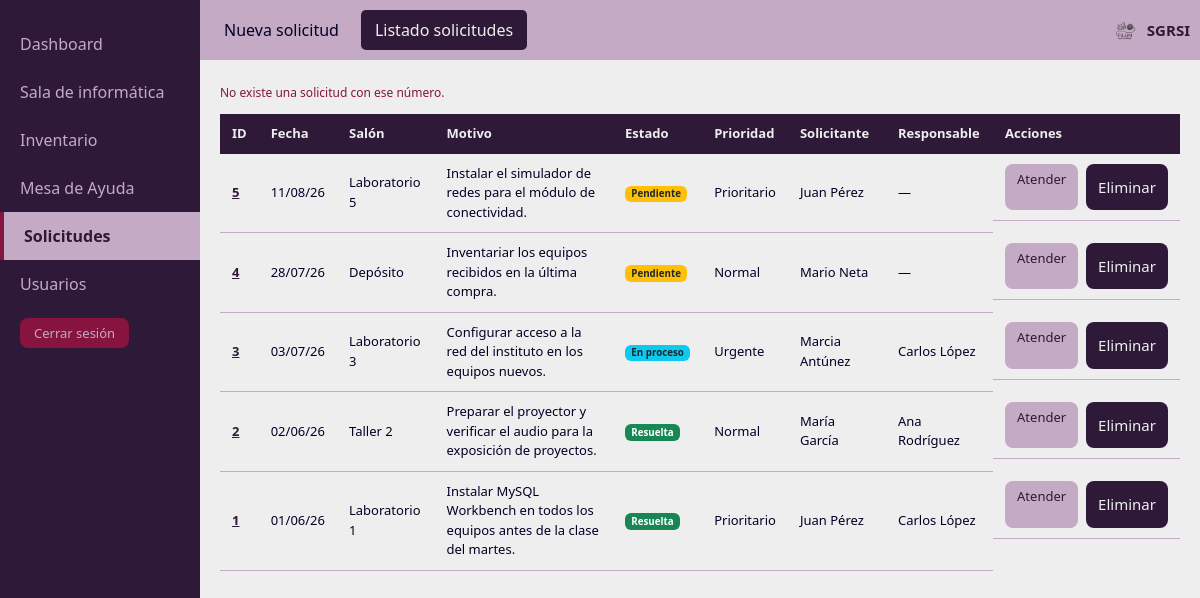
The page /FrontEnd/paginas/solicitudes/solicitudes.php?aviso=noexiste (signed in) on the database its author committed.
### tables this page shows
CREATE TABLE solicitud (
    id_solicitud      INT UNSIGNED NOT NULL AUTO_INCREMENT,
    fecha_hora_alta   DATETIME     NOT NULL,
    ci_solicitante    CHAR(8)      NOT NULL,
    nombre_salon      VARCHAR(30)  NOT NULL,
    descripcion       VARCHAR(500) NOT NULL,
    prioridad         ENUM('Urgente', 'Prioritario', 'Normal')
                      NOT NULL DEFAULT 'Normal',
    estado_solicitud  ENUM('Pendiente', 'En proceso', 'Resuelta')
                      NOT NULL DEFAULT 'Pendiente',
    ci_responsable    CHAR(8)      NULL,
    fecha_hora_cierre DATETIME     NULL,

    CONSTRAINT pk_solicitud             PRIMARY KEY (id_solicitud),
    CONSTRAINT fk_solicitud_solicitante FOREIGN KEY (ci_solicitante)
        REFERENCES usuario (ci)
        ON UPDATE CASCADE ON DELETE RESTRICT,
    CONSTRAINT fk_solicitud_responsable FOREIGN KEY (ci_responsable)
        REFERENCES usuario (ci)
        ON UPDATE RESTRICT ON DELETE RESTRICT,
    CONSTRAINT fk_solicitud_salon       FOREIGN KEY (nombre_salon)
        REFERENCES salon (nombre_salon)
        ON UPDATE CASCADE ON DELETE RESTRICT,

    CONSTRAINT ck_solicitud_cierre CHECK (
        fecha_hora_cierre IS NULL OR fecha_hora_cierre >= fecha_hora_alta
    ),
    CONSTRAINT ck_solicitud_resuelta CHECK (
        estado_solicitud <> 'Resuelta'
        OR (ci_responsable IS NOT NULL AND fecha_hora_cierre IS NOT NULL)
    )
);

CREATE TABLE usuario (
    ci               CHAR(8)      NOT NULL,
    nombre_usuario   VARCHAR(60)  NOT NULL,
    contrasena       VARCHAR(255) NOT NULL,
    tipo_de_usuario  ENUM('Solicitante', 'Asistente', 'Coordinador')
                     NOT NULL DEFAULT 'Solicitante',
    estado_cuenta    ENUM('Activa', 'Inactiva')
                     NOT NULL DEFAULT 'Activa',

    CONSTRAINT pk_usuario       PRIMARY KEY (ci),
    CONSTRAINT ck_usuario_ci    CHECK (ci REGEXP '^[0-9]{8}$')
);

### BackEnd/logica/Sesion.php (called while the page is built, shortened)
<?php
class Sesion
{
    public static function rol()
    {
        return isset($_SESSION['rol']) ? $_SESSION['rol'] : null;
    }
    public static function esCoordinador()
    {
        return self::rol() === 'Coordinador';
    }
    public static function esTecnico()
    {
        return self::rol() === 'Asistente' || self::rol() === 'Coordinador';
    }
}

### BackEnd/logica/ControlAcceso.php (called while the page is built, shortened)
<?php
require_once __DIR__ . '/Sesion.php';
class ControlAcceso
{
    public static function puedeGestionarUsuarios()
    {
        return Sesion::esCoordinador();
    }
    public static function puedeAtender()
    {
        return Sesion::esTecnico();
    }
}

### BackEnd/dao/Conexion.php (called while the page is built, shortened)
<?php
class Conexion
{
    private static $instancia = null;
    private $pdo;
    private function __construct()
    {
        $config = require __DIR__ . '/../config/database.php';
        $dsn = 'mysql:host=' . $config['host']
             . ';port=' . $config['puerto']
             . ';dbname=' . $config['basedatos']
             . ';charset=' . $config['charset'];
        try {
            $this->pdo = new PDO($dsn, $config['usuario'], $config['password']);
            $this->pdo->setAttribute(PDO::ATTR_ERRMODE, PDO::ERRMODE_EXCEPTION);
            $this->pdo->setAttribute(PDO::ATTR_DEFAULT_FETCH_MODE, PDO::FETCH_ASSOC);
        } catch (PDOException $e) {
            error_log('SGRSI: fallo la conexion. ' . $e->getMessage());
            throw new Exception('No se pudo conectar con la base de datos.');
        }
    }
    public static function getInstancia()
    {
        if (self::$instancia === null) {
            self::$instancia = new Conexion();
        }
        return self::$instancia;
    }
    public function getPdo()
    {
        return $this->pdo;
    }
}

### BackEnd/dao/SolicitudDAO.php (called while the page is built, shortened)
<?php
require_once __DIR__ . '/Conexion.php';
class SolicitudDAO
{
    private $pdo;
    public function __construct()
    {
        $this->pdo = Conexion::getInstancia()->getPdo();
    }
    private function consultaBase()
    {
        return 'SELECT c.id_solicitud, c.fecha_hora_alta, c.nombre_salon, c.descripcion,
                       c.prioridad, c.estado_solicitud, c.fecha_hora_cierre,
                       c.ci_solicitante, c.ci_responsable,
                       s.nombre_usuario AS nombre_solicitante,
                       r.nombre_usuario AS nombre_responsable
                  FROM solicitud c
                  JOIN usuario s ON s.ci = c.ci_solicitante
                  LEFT JOIN usuario r ON r.ci = c.ci_responsable';
    }
    public function obtenerTodos()
    {
        $stmt = $this->pdo->query($this->consultaBase() . ' ORDER BY c.fecha_hora_alta DESC');
        return $stmt->fetchAll(PDO::FETCH_ASSOC);
    }
}

### BackEnd/logica/Dominio.php (called while the page is built, shortened)
<?php
class Dominio
{
    public static function claseDelBadge($estado)
    {
        if ($estado === 'Resuelto' || $estado === 'Resuelta') {
            return 'bg-success';
        }
        if ($estado === 'En proceso') {
            return 'bg-info text-dark';
        }
        return 'bg-warning text-dark';
    }
}

### FrontEnd/paginas/solicitudes/solicitudes.php (the view, shortened to what this page needs)
<?php
require_once __DIR__ . '/../../../BackEnd/logica/ControlAcceso.php';
require_once __DIR__ . '/../../../BackEnd/logica/Dominio.php';
require_once __DIR__ . '/../../../BackEnd/dao/SolicitudDAO.php';
$solicitudDAO = new SolicitudDAO();
$avisos = [
    'creada'    => ['exito', 'La solicitud se registró correctamente.'],
    'guardada'  => ['exito', 'Los cambios se guardaron.'],
    'eliminada' => ['exito', 'La solicitud se eliminó.'],
    'permiso'   => ['error', 'Solo el coordinador puede eliminar solicitudes.'],
    'ajena'     => ['error', 'Esa solicitud no es tuya.'],
    'noexiste'  => ['error', 'No existe una solicitud con ese número.'],
    'error'     => ['error', 'No se pudo completar la operación. Intentá de nuevo en unos minutos.'],
];
$mensaje = null;
$aviso   = isset($_GET['aviso']) ? $_GET['aviso'] : '';
if (isset($avisos[$aviso])) {
    $mensaje = ['tipo' => $avisos[$aviso][0], 'texto' => $avisos[$aviso][1]];
}
try {
    if (ControlAcceso::puedeAtender()) {
        $solicitudes = $solicitudDAO->obtenerTodos();
    } else {
        $solicitudes = $solicitudDAO->obtenerPorSolicitante(Sesion::ci());
    }
} catch (Exception $e) {
    error_log('SGRSI solicitudes.php listar: ' . $e->getMessage());
    $solicitudes = [];
    $mensaje = ['tipo' => 'error', 'texto' => 'No se pudo cargar el listado de solicitudes. Intentá de nuevo en unos minutos.'];
}
function v($texto)
{
    return htmlspecialchars((string) $texto, ENT_QUOTES, 'UTF-8');
}
?>
<!DOCTYPE html>
<html lang="es">
<head>
    <link href="https://cdn.jsdelivr.net/npm/bootstrap@5.3.3/dist/css/bootstrap.min.css" rel="stylesheet">
    <link rel="stylesheet" href="../../css/main.css">
</head>
<body>
    <div class="layout">
        <nav class="sidebar">
            <ul>
                <?php if (Sesion::esCoordinador()) { ?>
                    <li class="sidebar-item"><a href="../dashboard/dashboard.php">Dashboard</a></li>
                <?php } ?>
                <li class="sidebar-item"><a href="../uso-sala/planilla-uso-sala.php">Sala de informática</a></li>
                <?php if (ControlAcceso::puedeAtender()) { ?>
                    <li class="sidebar-item"><a href="../inventario/nuevo-equipo.php">Inventario</a></li>
                <?php } ?>
                <li class="sidebar-item"><a href="../mesa-de-ayuda/nuevo-ticket.php">Mesa de Ayuda</a></li>
                <li class="sidebar-item activo">Solicitudes</li>
                <?php if (ControlAcceso::puedeGestionarUsuarios()) { ?>
                    <li class="sidebar-item"><a href="../usuarios/nuevo-usuario.php">Usuarios</a></li>
                <?php } ?>
                <li class="sidebar-item"><a href="../../cerrar-sesion.php" class="btn-salir">Cerrar sesión</a></li>
            </ul>
        </nav>
        <main class="main">
            <header class="topbar-nav">
                <nav>
                    <ul>
                        <li class="topbar-item"><a href="nueva-solicitud.php">Nueva solicitud</a></li>
                        <li class="topbar-item activo">Listado solicitudes</li>
                    </ul>
                </nav>
                <div class="topbar-logo">
                    <img src="../../img/logo.png" alt="Logo SGRSI">
                    <span>SGRSI</span>
                </div>
            </header>
            <section class="content">
                <?php if ($mensaje) { ?>
                    <p class="error-mensaje <?php echo $mensaje['tipo'] === 'exito' ? 'mensaje-exito' : ''; ?>" style="display: block;">
                        <?php echo v($mensaje['texto']); ?>
                    </p>
                <?php } ?>
                <div class="tabla-wrapper">
                    <table>
                        <thead>
                            <tr>
                                <th>ID</th>
                                <th>Fecha</th>
                                <th>Salón</th>
                                <th>Motivo</th>
                                <th>Estado</th>
                                <th>Prioridad</th>
                                <th>Solicitante</th>
                                <th>Responsable</th>
                                <th>Acciones</th>
                            </tr>
                        </thead>
                        <tbody>
                            <?php foreach ($solicitudes as $solicitud) { ?>
                                <tr>
                                    <td><a class="tabla-enlace" href="detalle-solicitud.php?id=<?php echo urlencode($solicitud['id_solicitud']); ?>"><?php echo v($solicitud['id_solicitud']); ?></a></td>
                                    <td><?php echo v(date('d/m/y', strtotime($solicitud['fecha_hora_alta']))); ?></td>
                                    <td><?php echo v($solicitud['nombre_salon']); ?></td>
                                    <td><?php echo v($solicitud['descripcion']); ?></td>
                                    <td><span class="badge <?php echo v(Dominio::claseDelBadge($solicitud['estado_solicitud'])); ?>"><?php echo v($solicitud['estado_solicitud']); ?></span></td>
                                    <td><?php echo v($solicitud['prioridad']); ?></td>
                                    <td><?php echo v($solicitud['nombre_solicitante']); ?></td>
                                    <td><?php echo v(isset($solicitud['nombre_responsable']) ? $solicitud['nombre_responsable'] : '—'); ?></td>
                                    <td class="acciones">
                                        <a class="btn-editar" href="detalle-solicitud.php?id=<?php echo urlencode($solicitud['id_solicitud']); ?><?php echo ControlAcceso::puedeAtender() ? '&amp;modo=editar' : ''; ?>">
                                            <?php echo ControlAcceso::puedeAtender() ? 'Atender' : 'Ver'; ?>
                                        </a>
                                        <?php if (Sesion::esCoordinador()) { ?>
                                            <form action="solicitudes.php" method="post" class="form-en-linea">
                                                <button type="submit" class="btn-eliminar" data-confirmar="1">Eliminar</button>
                                            </form>
                                        <?php } ?>
                                    </td>
                                </tr>
                            <?php } ?>
                        </tbody>
                    </table>
                </div>
            </section>
        </main>
    </div>
</body>
</html>

### rows shown on the page
solicitud: id_solicitud "5", fecha_hora_alta "11/08/26", nombre_salon "Laboratorio 5", descripcion "Instalar el simulador de redes para el módulo de conectividad.", estado_solicitud "Pendiente", prioridad "Prioritario", ci_solicitante.nombre_usuario "Juan Pérez", nombre_responsable "—"
solicitud: id_solicitud "4", fecha_hora_alta "28/07/26", nombre_salon "Depósito", descripcion "Inventariar los equipos recibidos en la última compra.", estado_solicitud "Pendiente", prioridad "Normal", ci_solicitante.nombre_usuario "Mario Neta", nombre_responsable "—"
solicitud: id_solicitud "3", fecha_hora_alta "03/07/26", nombre_salon "Laboratorio 3", descripcion "Configurar acceso a la red del instituto en los equipos nuevos.", estado_solicitud "En proceso", prioridad "Urgente", ci_solicitante.nombre_usuario "Marcia Antúnez", ci_responsable.nombre_usuario "Carlos López"
solicitud: id_solicitud "2", fecha_hora_alta "02/06/26", nombre_salon "Taller 2", descripcion "Preparar el proyector y verificar el audio para la exposición de proyectos.", estado_solicitud "Resuelta", prioridad "Normal", ci_solicitante.nombre_usuario "María García", ci_responsable.nombre_usuario "Ana Rodríguez"
solicitud: id_solicitud "1", fecha_hora_alta "01/06/26", nombre_salon "Laboratorio 1", descripcion "Instalar MySQL Workbench en todos los equipos antes de la clase del martes.", estado_solicitud "Resuelta", prioridad "Prioritario", ci_solicitante.nombre_usuario "Juan Pérez", ci_responsable.nombre_usuario "Carlos López"

### other values the page prints
v($mensaje['texto']) "No existe una solicitud con ese número."
